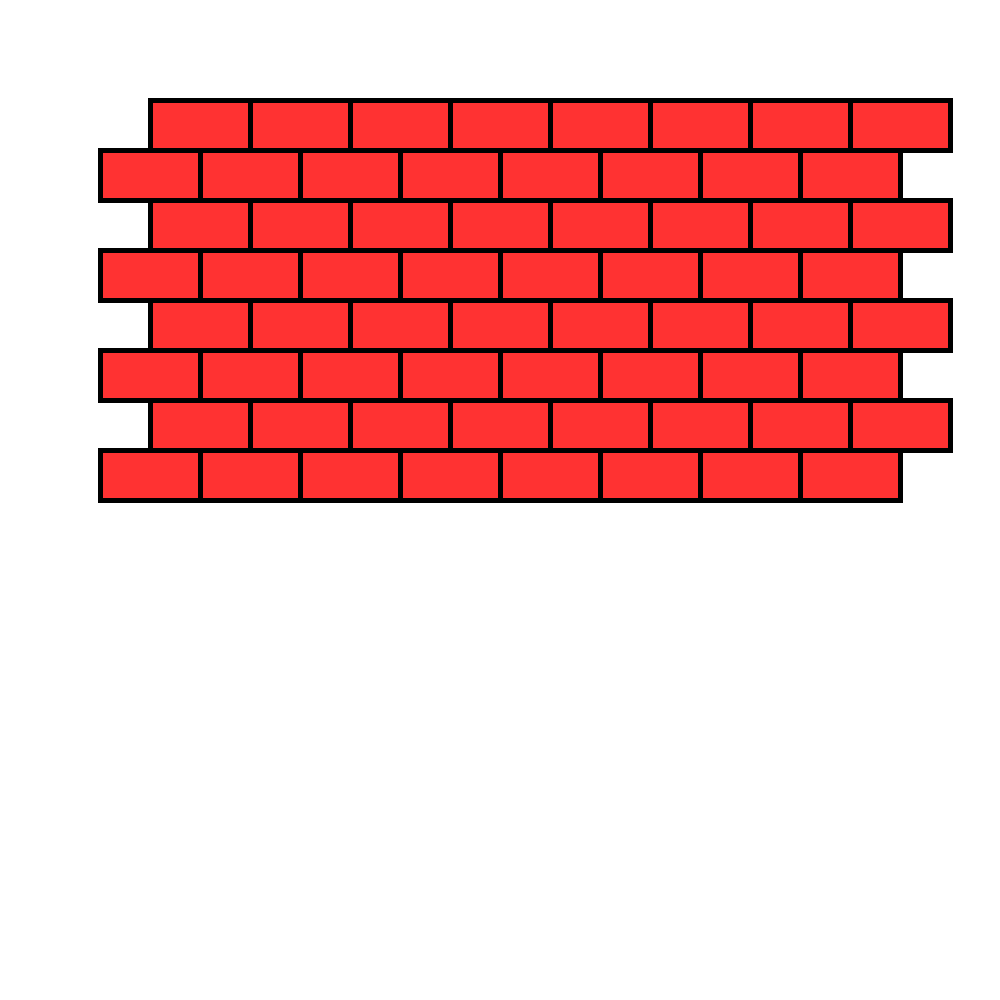
Frame 1 (no input)
Frame 60 (the mouse pressed at the canvas centre just before this capture): identical to frame 1, image omitted
Frame 120 (the mouse held since frame 60 and released just before this capture): identical to frame 1, image omitted

The Processing sketch that drew this single still picture (run headless with seeded random() and noise(); from frame 60 on, the mouse is pressed at the canvas centre):

// Processing sketch: sketch_9_7
// ── sketch_9_7.pde
void setup(){
 size(1000,1000);
 background(255);
}

void draw(){
  muur(150,100,100,50);
  
}

void muur(int x, int y, int b, int h){
  for(int i = 0; i < 8; i++){
    for(int j = 0; j < 8; j++){
     
       fill(255,50,50);
       strokeWeight(5);
       rect(x,y,b,h);
       x += 100;
    }
       x = 100;   
       y += 50; 

       if(y % 20 == 0){x += 50;}

 }
 
}
